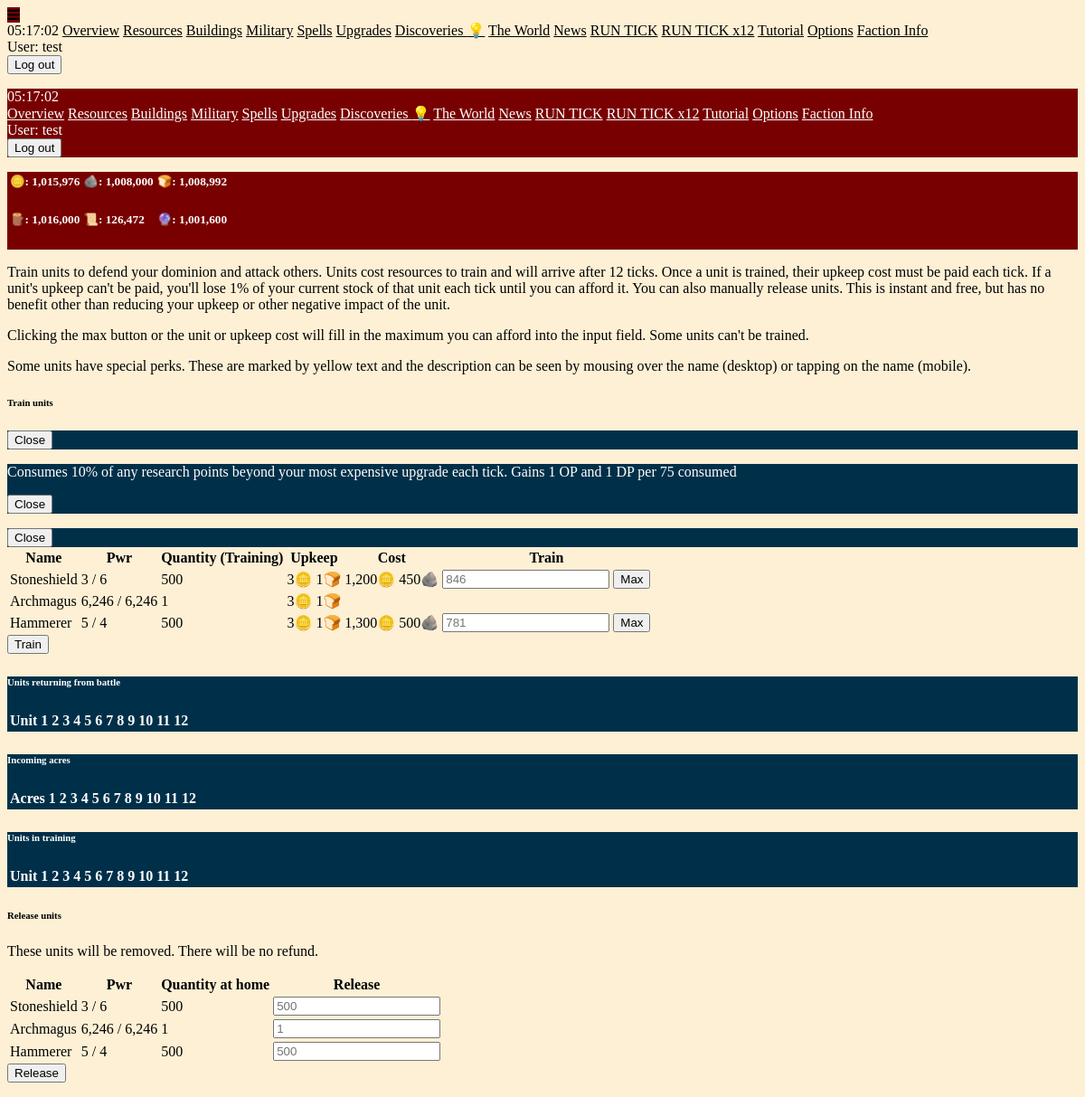
Page /military (signed in) on the earlier database version.
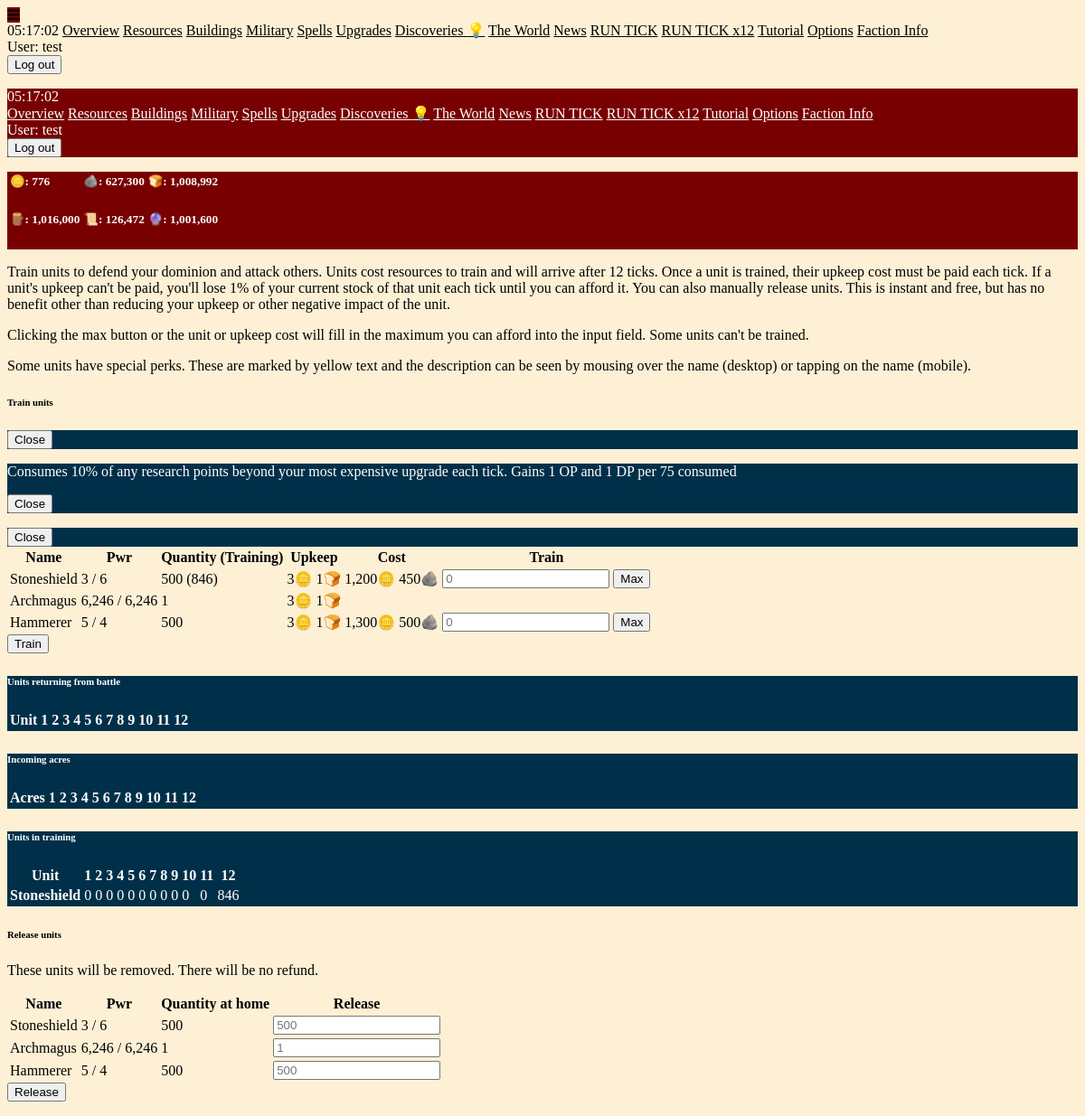
Same page on the later database version.
### maingame/models.py (models this page shows, shortened)
class Unit(models.Model):
    ruler = models.ForeignKey(Player, on_delete=models.PROTECT, null=True, blank=True)
    name = models.CharField(max_length=50, null=True, blank=True)
    dp = models.IntegerField(default=0)
    op = models.IntegerField(default=0)
    is_trainable = models.BooleanField(default=True)
    cost_dict = models.JSONField(default=dict, blank=True)
    upkeep_dict = models.JSONField(default=dict, blank=True)
    training_dict = models.JSONField(default=dict, blank=True)
    returning_dict = models.JSONField(default=dict, blank=True)
    quantity_at_home = models.IntegerField(default=0)
    perk_dict = models.JSONField(default=dict, blank=True)
    faction = models.ForeignKey(Faction, on_delete=models.PROTECT, null=True, blank=True)
    def __str__(self):
        base_name = f"{self.name} ({self.op}/{self.dp}) -- {self.id}"
        if self.ruler:
            return f"{self.ruler.name}'s {base_name}"
        return f"🟩Base --- {base_name}"
    @property
    def quantity_trained_and_alive(self):
        return self.quantity_at_home + self.quantity_returning
    @property
    def max_affordable(self):
        if not self.ruler:
            return 0
        max_affordable = 9999999999999
        for resource_name, amount in self.cost_dict.items():
            resource = Resource.objects.get(ruler=self.ruler, icon=resource_name)
            if resource.quantity > 0:
                max_affordable = min(max_affordable, math.floor(resource.quantity/amount))
            else:
                max_affordable = 0
        return max_affordable
    @property
    def perk_text(self):
        perk_text = ""
        if "surplus_research_consumed_to_add_one_op_and_dp" in self.perk_dict:
            perk_text += f"""Consumes 10% of any research points beyond your most expensive upgrade each tick. Gains 1 OP and 1 DP per
            {self.perk_dict['surplus_research_consumed_to_add_one_op_and_dp']} consumed"""
        if "random_grudge_book_pages_per_tick" in self.perk_dict:
            pages_per_tick = self.perk_dict["random_grudge_book_pages_per_tick"]
            perk_text += f"Adds {pages_per_tick} pages to an existing grudge in your book of grudges each tick. "
        if "always_dies_on_offense" in self.perk_dict:
            perk_text += "Always dies when sent on an invasion. "
        return perk_text
    @property
    def has_perks(self):
        return self.perk_dict != {}
    @property
    def quantity_in_training(self):
        total = 0
        for key, value in self.training_dict.items():
            total += value
        return total
    @property
    def quantity_returning(self):
        total = 0
        for key, value in self.returning_dict.items():
            total += value
        return total

class Player(models.Model):
    associated_user = models.OneToOneField(User, on_delete=models.CASCADE, null=True, blank=True, unique=True)
    name = models.CharField(max_length=50, null=True, blank=True, unique=True)
    timezone = models.CharField(max_length=50, default="UTC")
    is_starving = models.BooleanField(default=False)
    has_unread_events = models.BooleanField(default=False)
    protection_ticks_remaining = models.IntegerField(default=72)
    complacency = models.IntegerField(default=0)
    has_tick_units = models.BooleanField(default=False)
    show_tutorials = models.BooleanField(default=True)
    theme = models.CharField(max_length=50, null=True, blank=True, default="ODA")
    is_abandoned = models.BooleanField(default=False)
    use_am_pm = models.BooleanField(default=True)
    acres = models.IntegerField(default=100)
    incoming_acres_dict = models.JSONField(default=dict, blank=True)
    primary_resource_name = models.CharField(max_length=50, null=True, blank=True)
    primary_resource_per_acre = models.IntegerField(default=0)
    building_primary_resource_name = models.CharField(max_length=50, null=True, blank=True)
    building_secondary_resource_name = models.CharField(max_length=50, null=True, blank=True)
    building_primary_cost_per_acre = models.IntegerField(default=100)
    building_secondary_cost_per_acre = models.IntegerField(default=10)
    upgrade_cost = models.IntegerField(default=300)
    upgrade_exponent = models.FloatField(default=1.03, null=True, blank=True)
    perk_dict = models.JSONField(default=dict, blank=True)
    faction_name = models.CharField(max_length=50, null=True, blank=True)
    discovery_points = models.IntegerField(default=0)
    available_discoveries = models.JSONField(default=list, blank=True)
    learned_discoveries = models.JSONField(default=list, blank=True)
    last_sold_resource_name = models.CharField(max_length=50, null=True, blank=True)
    last_bought_resource_name = models.CharField(max_length=50, null=True, blank=True)
    @property
    def barren_acres(self):
        barren_acres = self.acres
        for building in Building.objects.filter(ruler=self):
            barren_acres -= building.quantity
        return barren_acres
    @property
    def incoming_acres(self):
        total = 0
        for key, value in self.incoming_acres_dict.items():
            total += value
        return total
    @property
    def header_rows(self):
        iterator = -1
        row_number = 0
        header_rows = {}
        for resource in Resource.objects.filter(ruler=self):
            iterator += 1
            if iterator % math.ceil(Resource.objects.filter(ruler=self).count() / 2) == 0:
                row_number += 1
                header_rows[str(row_number)] = []
            readout = f"{resource.icon}: {int(resource.quantity):,}"
            tooltip = resource.name
            header_rows[str(row_number)].append({
                "readout": readout,
                "tooltip": tooltip
            })
        return header_rows
    @property
    def sorted_units(self):
        sorted_list = list(Unit.objects.filter(ruler=self))
        def op_dp_ratio(unit: Unit):
            if unit.dp == 0:
                return 99999999
            else:
                return unit.op / unit.dp
        sorted_list.sort(key=op_dp_ratio)
        print(sorted_list)
        return sorted_list

class Resource(models.Model):
    name = models.CharField(max_length=50, null=True, blank=True)
    icon = models.CharField(max_length=50, null=True, blank=True)
    ruler = models.ForeignKey(Player, on_delete=models.PROTECT, null=True, blank=True)
    quantity = models.IntegerField(default=0)

### maingame/views.py (the view)
# urls.py: path("military", views.military, name="military"),
@login_required
def military(request):
    try:
        player = Player.objects.get(associated_user=request.user)
    except:
        return redirect("register")
    print("sorted units")
    print(player.sorted_units)
    context = {
        "units": player.sorted_units
    }
    return render(request, "maingame/military.html", context)

### maingame/context_processors/context_processors.py (called while the page is built)
def player_context_processor(request):
    active_player = None
    if request.user.is_authenticated:
        active_player = Player.objects.filter(associated_user=request.user).first()
    return {
        "active_player": active_player,
        "round": Round.objects.first(),
    }

### maingame/templates/maingame/military.html (shortened to what the changed rows need)
{% extends "base.html" %}
{% load extra_tags %}
{% load humanize %}
{% block content %}
<form action="{% url 'submit_training' %}" method="post" class="max-w-md">
    <table class="table striped">
        <thead>
            <tr>
                <th>Name</th>
                <th>Pwr</th>
                <th>Quantity (Training)</th>
                <th>Upkeep</th>
                <th class="w-16">Cost</th>
                <th class="">Train</th>
            </tr>
        </thead>
        <tbody>
            {% for unit in units %}
            <div class="modal card_colors w-32 h-24 u-center u-align-middle my-auto" id="test-modal">
                <div class="modal-header u-flex u-flex-column u-justify-space-between">
                    <p>{{ unit.perk_text }}</p>
                    <a href="#anchor-to-background" aria-label="Close">
                        <button class="btn-light w-16 h-6 p-0 u-center" type="submit">
                            <span class="font-bold">Close</span>
                        </button>
                    </a>
                </div>
            </div>
            <tr>
                {% include "maingame/unit_name_row.html" %}
                <td class="u-align-middle">{{ unit.op|intcomma }} / {{ unit.dp|intcomma }}</td>
                <td class="u-align-middle">
                    {{ unit.quantity_trained_and_alive|intcomma }}
                    {% if unit.quantity_in_training > 0 %} ({{ unit.quantity_in_training|intcomma }}){% endif %}
                </td>
                <td class="u-align-middle" onclick="trainMax('{{ unit.id }}', '{{ unit.max_affordable }}')">
                    <div class="u-flex u-flex-column">
                        {% for resource, amount in unit.upkeep_dict.items %}
                        <span>{{ amount|intcomma }}{{ resource }}</span>
                        {% endfor %}
                    </div>
                </td>
                <td class="u-align-middle" onclick="trainMax('{{ unit.id }}', '{{ unit.max_affordable }}')">
                    <div class="u-flex u-flex-column">
                        {% for resource, amount in unit.cost_dict.items %}
                        <span>{{ amount|intcomma }}{{ resource }}</span>
                        {% endfor %}
                    </div>
                </td>
                <td class="u-align-middle">
                    <div class="u-flex-md u-flex-row-md">
                        {% if unit.is_trainable %}
                        <input
                            name="train_{{ unit.id }}"
                            id="train_{{ unit.id }}"
                            placeholder="{{ unit.max_affordable }}"
                            type="number"
                            max="{{ unit.max_affordable }}"
                            class="w-12 w-16-md ml-auto-md mr-2-md"
                        >
                        <button type="button" class="btn-light my-auto u-none u-block-md mr-auto-md" onclick="trainMax('{{ unit.id }}', '{{ unit.max_affordable }}')">
                            Max
                        </button>
                        {% endif %}
                    </div>
                </td>
            </tr>
            {% endfor %}
        </tbody>
    </table>
</form>
<div class="mt-8 u-flex u-flex-column max-w-md card card_colors p-1">
    <div class="u-overflow-x-scroll u-overflow-x-hidden-md">
        <table class="table striped card_colors">
            <thead>
                <tr>
                    <th>Unit</th>
                    <th>1</th>
                    <th>2</th>
                    <th>3</th>
                    <th>4</th>
                    <th>5</th>
                    <th>6</th>
                    <th>7</th>
                    <th>8</th>
                    <th>9</th>
                    <th>10</th>
                    <th>11</th>
                    <th>12</th>
                </tr>
            </thead>
        </table>
    </div>
</div>
<div class="mt-4 u-flex u-flex-column max-w-md card card_colors p-1">
    <div class="u-overflow-x-scroll u-overflow-x-hidden-md">
        <table class="table striped card_colors">
            <thead>
                <tr>
                    <th>Acres</th>
                    <th>1</th>
                    <th>2</th>
                    <th>3</th>
                    <th>4</th>
                    <th>5</th>
                    <th>6</th>
                    <th>7</th>
                    <th>8</th>
                    <th>9</th>
                    <th>10</th>
                    <th>11</th>
                    <th>12</th>
                </tr>
            </thead>
        </table>
    </div>
</div>
<div class="mt-4 u-flex u-flex-column max-w-md card card_colors p-1">
    <div class="u-overflow-x-scroll u-overflow-x-hidden-md">
        <table class="table striped card_colors">
            <thead>
                <tr>
                    <th>Unit</th>
                    <th>1</th>
                    <th>2</th>
                    <th>3</th>
                    <th>4</th>
                    <th>5</th>
                    <th>6</th>
                    <th>7</th>
                    <th>8</th>
                    <th>9</th>
                    <th>10</th>
                    <th>11</th>
                    <th>12</th>
                </tr>
            </thead>
            <tbody>
                {% for unit in units %}
                {% if unit.quantity_in_training > 0 %}
                <tr>
                    <th class="u-align-middle">{{ unit.name|title }}</th>
                    <td class="u-align-middle">{{ unit.training_dict.1 }}</td>
                    <td class="u-align-middle">{{ unit.training_dict.2 }}</td>
                    <td class="u-align-middle">{{ unit.training_dict.3 }}</td>
                    <td class="u-align-middle">{{ unit.training_dict.4 }}</td>
                    <td class="u-align-middle">{{ unit.training_dict.5 }}</td>
                    <td class="u-align-middle">{{ unit.training_dict.6 }}</td>
                    <td class="u-align-middle">{{ unit.training_dict.7 }}</td>
                    <td class="u-align-middle">{{ unit.training_dict.8 }}</td>
                    <td class="u-align-middle">{{ unit.training_dict.9 }}</td>
                    <td class="u-align-middle">{{ unit.training_dict.10 }}</td>
                    <td class="u-align-middle">{{ unit.training_dict.11 }}</td>
                    <td class="u-align-middle">{{ unit.training_dict.12 }}</td>
                </tr>
                {% endif %}
                {% endfor %}
            </tbody>
        </table>
    </div>
</div>
<form action="{% url 'submit_release' %}" method="post" class="max-w-md card bg-red-800 text-light p-1 mt-8">
    <table class="table striped bg-red-800 text-light">
        <thead>
            <tr>
                <th>Name</th>
                <th>Pwr</th>
                <th>Quantity at home</th>
                <th class="w-16">Release</th>
            </tr>
        </thead>
        <tbody>
            {% for unit in units %}
            <tr>
                {% include "maingame/unit_name_row.html" %}
                <td class="u-align-middle">{{ unit.op|intcomma }} / {{ unit.dp|intcomma }}</td>
                <td class="u-align-middle">
                    {{ unit.quantity_at_home|intcomma }}
                </td>
                <td class="u-align-middle u-flex-md u-flex-row-md">
                    <input
                        name="release_{{ unit.id }}"
                        id="release_{{ unit.id }}"
                        placeholder="{{ unit.quantity_at_home }}"
                        type="number"
                        max="{{ unit.quantity_at_home }}"
                        class="w-12 w-16-md ml-auto-md mr-2-md"
                    >
                </td>
            </tr>
            {% endfor %}
        </tbody>
    </table>
</form>
{% endblock %}

### maingame/templates/maingame/unit_name_row.html (shortened to what this page needs)
<td class="u-align-middle {% if unit.has_perks %}text-yellow-200{% endif %}" {% if unit.has_perks %}data-tooltip="{{ unit.perk_text }}"{% endif %}>
    {{ unit.name|title }}
</td>

Differences in the rows shown:
now on one of the page's lists (row edited): Unit: name "Stoneshield", training_dict.1 "0", training_dict.2 "0", training_dict.3 "0", training_dict.4 "0", training_dict.5 "0", training_dict.6 "0", training_dict.7 "0", training_dict.8 "0", training_dict.9 "0", training_dict.10 "0", training_dict.11 "0", training_dict.12 "846"
changed Unit "Stoneshield": quantity_in_training (not shown) → "846"; max_affordable "846" → "0"
changed through a linked row, Unit "Hammerer": max_affordable "781" → "0"
Other differences:
list line gone: "🪙: 1,015,976 🪨: 1,008,000"
new list line: "🪙: 776 🪨: 627,300"
